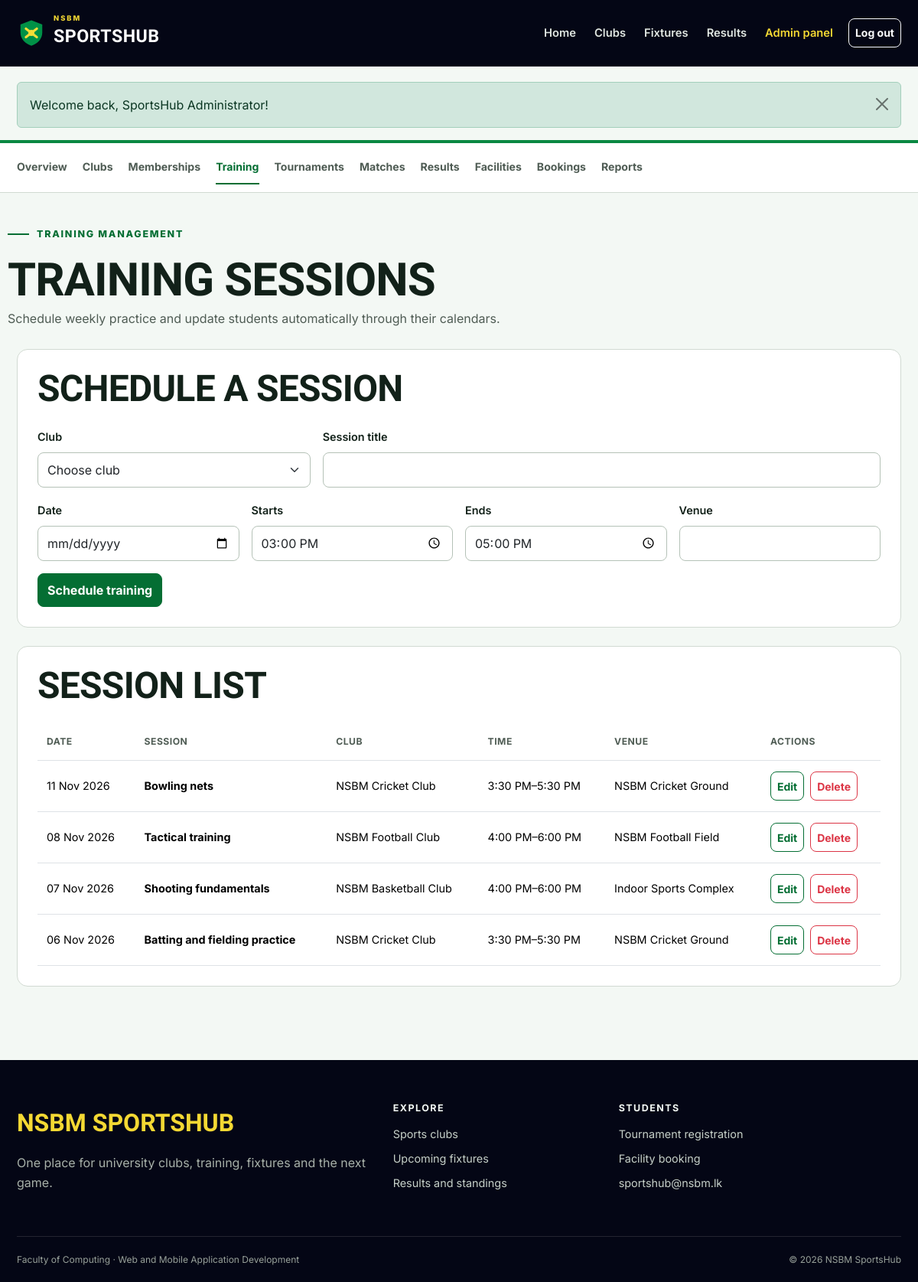
Screenshot of /admin/sessions.php (signed in) with the database file from the repository.
### tables this page shows
CREATE TABLE training_sessions (
    id INT UNSIGNED AUTO_INCREMENT PRIMARY KEY,
    club_id INT UNSIGNED NOT NULL,
    title VARCHAR(120) NOT NULL,
    session_date DATE NOT NULL,
    start_time TIME NOT NULL,
    end_time TIME NOT NULL,
    venue VARCHAR(120) NOT NULL,
    created_at TIMESTAMP DEFAULT CURRENT_TIMESTAMP,
    FOREIGN KEY (club_id) REFERENCES clubs(id) ON DELETE CASCADE
);

CREATE TABLE clubs (
    id INT UNSIGNED AUTO_INCREMENT PRIMARY KEY,
    name VARCHAR(100) NOT NULL UNIQUE,
    sport VARCHAR(80) NOT NULL,
    description TEXT NOT NULL,
    coach_name VARCHAR(100) NOT NULL,
    meeting_day VARCHAR(20) NOT NULL,
    location VARCHAR(120) NOT NULL,
    max_members SMALLINT UNSIGNED NOT NULL DEFAULT 30,
    status ENUM('active', 'inactive') NOT NULL DEFAULT 'active',
    created_at TIMESTAMP DEFAULT CURRENT_TIMESTAMP
);

### includes/functions.php (called while the page is built, shortened)
<?php
function e($value)
{
    return htmlspecialchars($value ?? '', ENT_QUOTES);
}
function url($path = '')
{
    return BASE_PATH . '/' . ltrim($path, '/');
}
function run_query($sql, $params = [])
{
    global $connection;
    $statement = mysqli_prepare($connection, $sql);
    if (count($params) > 0) {
        $types = str_repeat('s', count($params));
        mysqli_stmt_bind_param($statement, $types, ...$params);
    }
    if (!mysqli_stmt_execute($statement)) {
        die('SQL error: ' . mysqli_stmt_error($statement));
    }
    return $statement;
}
function fetch_all($sql, $params = [])
{
    $statement = run_query($sql, $params);
    $result = mysqli_stmt_get_result($statement);
    return mysqli_fetch_all($result, MYSQLI_ASSOC);
}
function format_date($date, $format = 'd M Y')
{
    if ($date) {
        return date($format, strtotime($date));
    }
    return 'Not set';
}
function format_time($time)
{
    if ($time) {
        return date('g:i A', strtotime($time));
    }
    return 'Not set';
}

### admin/sessions.php (the view, shortened to what this page needs)
<?php
$errors = [];
$values = ['id' => '', 'club_id' => '', 'title' => '', 'session_date' => '', 'start_time' => '15:00', 'end_time' => '17:00', 'venue' => ''];
$sessions = fetch_all('SELECT s.*, c.name AS club_name
    FROM training_sessions s
    JOIN clubs c ON c.id=s.club_id
    ORDER BY s.session_date DESC, s.start_time DESC');
include __DIR__ . '/../includes/header.php';
include __DIR__ . '/../includes/admin_nav.php';
?>
<div class="container dashboard-head"><span class="section-kicker">Training management</span>
    <h1>Training sessions</h1>
    <p>Schedule weekly practice and update students automatically through their calendars.</p>
</div>
<div class="container dashboard-content">
    <section class="content-panel">
        <div class="page-title-row">
            <h2><?= $values['id'] ? 'Edit session' : 'Schedule a session' ?></h2>
        </div><?php if ($errors): ?>
            <div class="alert alert-danger">
                <ul class="mb-0"><?php foreach ($errors as $error): ?>
                        <li><?= e($error) ?></li><?php endforeach; ?>
                </ul>
        </div><?php endif; ?>
        <form method="post" class="needs-validation" novalidate>
            <div class="row g-3">
                <div class="col-md-4">
                    <label class="form-label" for="club_id">Club</label>
                    <select class="form-select" id="club_id" name="club_id" required>
                        <option value="">Choose club</option>
                    </select>
                </div>
                <div class="col-md-8">
                    <label class="form-label" for="title">Session title</label>
                    <input class="form-control" id="title" name="title" value="<?= e($values['title']) ?>" required>
                </div>
                <div class="col-md-3">
                    <label class="form-label" for="session_date">Date</label>
                    <input class="form-control" type="date" id="session_date" name="session_date" value="<?= e($values['session_date']) ?>" required>
                </div>
                <div class="col-md-3">
                    <label class="form-label" for="start_time">Starts</label>
                    <input class="form-control" type="time" id="start_time" name="start_time" value="<?= e($values['start_time']) ?>" required>
                </div>
                <div class="col-md-3">
                    <label class="form-label" for="end_time">Ends</label>
                    <input class="form-control" type="time" id="end_time" name="end_time" value="<?= e($values['end_time']) ?>" required>
                </div>
                <div class="col-md-3">
                    <label class="form-label" for="venue">Venue</label>
                    <input class="form-control" id="venue" name="venue" value="<?= e($values['venue']) ?>" required>
                </div>
                <div class="col-12">
                    <button class="btn btn-sport" type="submit"><?= $values['id'] ? 'Save changes' : 'Schedule training' ?></button>
                </div>
            </div>
        </form>
    </section>
    <section class="content-panel">
        <h2 class="mb-4">Session list</h2><?php if ($sessions): ?>
            <div class="table-responsive">
                <table class="table">
                    <thead>
                        <tr>
                            <th>Date</th>
                            <th>Session</th>
                            <th>Club</th>
                            <th>Time</th>
                            <th>Venue</th>
                            <th>Actions</th>
                        </tr>
                    </thead>
                    <tbody>
                        <?php foreach ($sessions as $session): ?>
                            <tr>
                                <td><?= format_date($session['session_date']) ?></td>
                                <td><strong><?= e($session['title']) ?></strong></td>
                                <td><?= e($session['club_name']) ?></td>
                                <td><?= format_time($session['start_time']) ?>–<?= format_time($session['end_time']) ?></td>
                                <td><?= e($session['venue']) ?></td>
                                <td>
                                    <div class="table-actions"><a class="btn btn-sm btn-outline-sport" href="<?= e(url('admin/sessions.php?edit=' . $session['id'])) ?>">Edit</a>
                                        <form method="post">
                                            <button class="btn btn-sm btn-outline-danger" type="submit" data-confirm="Delete this training session?">Delete</button>
                                        </form>
                                    </div>
                                </td>
                        </tr><?php endforeach; ?>
                    </tbody>
                </table>
        </div><?php else: ?><p>No training sessions have been scheduled.</p><?php endif; ?>
    </section>
</div>
<?php include __DIR__ . '/../includes/footer.php'; ?>

### assets/css/style.css (style rules this page uses)
:root { --navy-950: #040615; --navy-900: #0d1023; --navy-800: #191d34; --green-600: #0a8842; --green-700: #046e33; --green-800: #055728; --yellow-400: #f4d833; --paper-50: #f3f8f4; --paper-100: #e7efe9; --ink-900: #122119; --ink-600: #4f5c54; --page-bg: var(--paper-50); --page-text: var(--ink-900); --muted-text: var(--ink-600); --brand: var(--green-700); --brand-hover: var(--green-800); --highlight: var(--yellow-400); --dark-surface: var(--navy-950); --line: #d1dad2; --radius-sm: 8px; --radius-md: 14px; --radius-lg: 22px; --shadow: 0 12px 32px rgba(11, 26, 18, 0.08); }
* { box-sizing: border-box; }
html { scroll-behavior: smooth; }
body { min-height: 100dvh; margin: 0; background: var(--page-bg); color: var(--page-text); font-family: "Inter", sans-serif; font-size: 16px; line-height: 1.65; }
a { color: var(--brand); text-underline-offset: 3px; }
button, a, input, select, textarea { transition: color 180ms ease-out, background-color 180ms ease-out, border-color 180ms ease-out, transform 180ms ease-out; }
h1, h2, h3, h4, .display-font { font-family: "Barlow Condensed", sans-serif; font-weight: 700; line-height: 1.05; letter-spacing: -0.015em; }
h1 { font-size: clamp(2.5rem, 6vw, 4.8rem); }
h2 { font-size: clamp(2rem, 4vw, 3rem); }
p { max-width: 72ch; }
.container { max-width: 1180px; }
.btn { min-height: 44px; display: inline-flex; align-items: center; justify-content: center; gap: 8px; font-weight: 700; border-radius: var(--radius-sm); }
.btn-sm { min-height: 38px; }
.btn-sport { background: var(--brand); border-color: var(--brand); color: #fff; }
.btn-outline-sport { color: var(--brand); border-color: var(--brand); }
.hero-kicker, .section-kicker { display: inline-flex; align-items: center; gap: 10px; margin-bottom: 18px; color: var(--brand); font-size: 0.78rem; font-weight: 800; letter-spacing: 0.14em; text-transform: uppercase; }
.hero-kicker::before, .section-kicker::before { content: ""; width: 28px; height: 2px; background: currentColor; }
.page-title-row { display: flex; flex-wrap: wrap; justify-content: space-between; align-items: center; gap: 16px; margin-bottom: 24px; }
.page-title-row h1, .page-title-row h2 { margin: 0; }
.content-panel { padding: 26px; margin-bottom: 24px; background: #fff; border: 1px solid var(--line); border-radius: var(--radius-md); }
.content-panel h2, .content-panel h3 { text-transform: uppercase; }
.form-control, .form-select { min-height: 46px; border-radius: var(--radius-sm); border-color: #b5c2b7; }
.form-label { font-weight: 600; font-size: 0.9rem; }
.dashboard-head { padding: 36px 0 26px; }
.dashboard-head h1 { margin: 0; font-size: clamp(2.5rem, 5vw, 3.8rem); text-transform: uppercase; }
.dashboard-head p { margin: 6px 0 0; color: var(--muted-text); }
.dashboard-content { padding-bottom: 72px; }
.table { margin-bottom: 0; vertical-align: middle; }
.table > :not(caption) > * > * { padding: 14px 12px; }
.table thead th { color: var(--muted-text); font-size: 0.76rem; letter-spacing: 0.04em; text-transform: uppercase; white-space: nowrap; }
.table tbody td { font-size: 0.9rem; }
.table-actions { display: flex; flex-wrap: wrap; gap: 8px; }
.table-actions form { margin: 0; }

### rows the page displays
training_sessions: session_date "11 Nov 2026", title "Bowling nets", club.name "NSBM Cricket Club", start_time "3:30 PM", end_time "5:30 PM", venue "NSBM Cricket Ground"
training_sessions: session_date "08 Nov 2026", title "Tactical training", club.name "NSBM Football Club", start_time "4:00 PM", end_time "6:00 PM", venue "NSBM Football Field"
training_sessions: session_date "07 Nov 2026", title "Shooting fundamentals", club.name "NSBM Basketball Club", start_time "4:00 PM", end_time "6:00 PM", venue "Indoor Sports Complex"
training_sessions: session_date "06 Nov 2026", title "Batting and fielding practice", club.name "NSBM Cricket Club", start_time "3:30 PM", end_time "5:30 PM", venue "NSBM Cricket Ground"

### other values shown
$message['message'] "Welcome back, SportsHub Administrator!"
